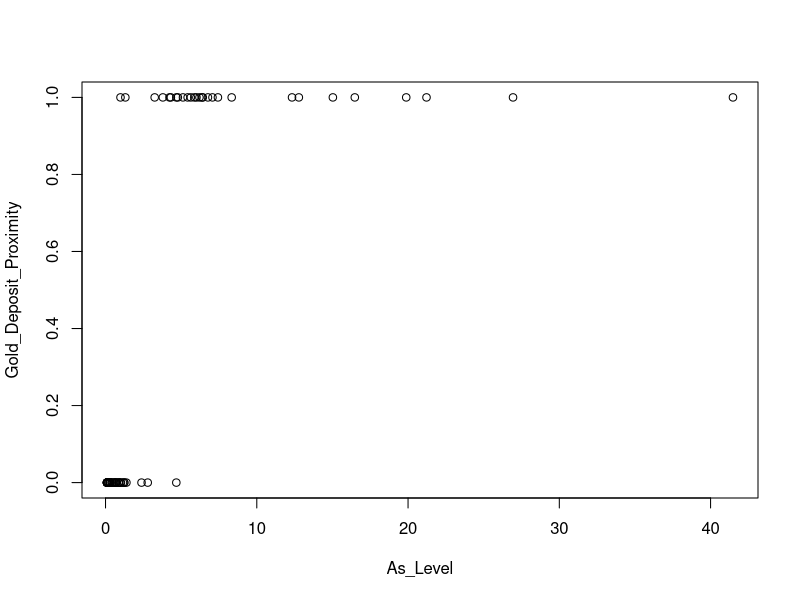
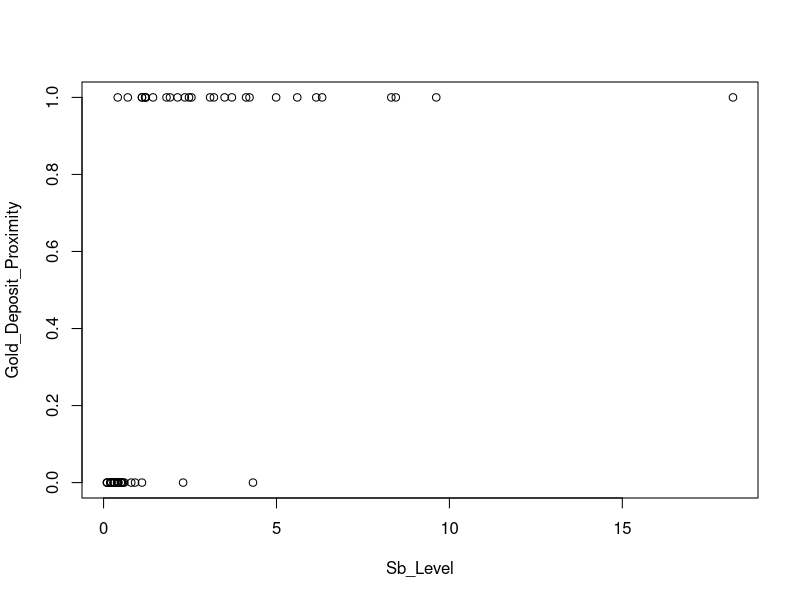
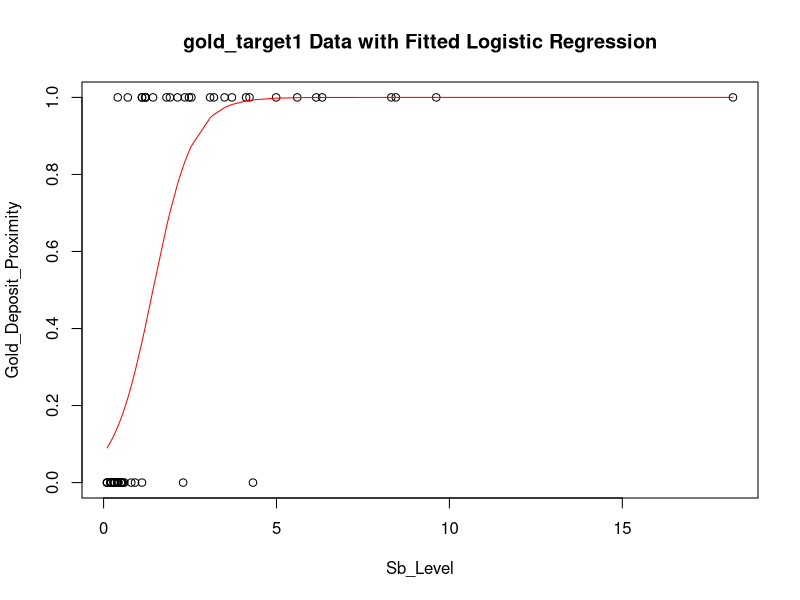

Generate these figures, in order, with R:

gold_target1 <- read.csv("./gold_target1.csv")
head(gold_target1)
#step0
names(gold_target1)
names(gold_target1)=c("As_Level","Sb_Level","Lineament_Proximity","Gold_Deposit_Proximity")
names(gold_target1)

#step1
#a
plot(Gold_Deposit_Proximity~As_Level,data=gold_target1)

#b
plot(Gold_Deposit_Proximity~Sb_Level,data=gold_target1)

#c
glm.out1=glm(gold_target1$Gold_Deposit_Proximity~gold_target1$Sb_Level,family = binomial(logit), data = gold_target1)
glm


#d
plot(Gold_Deposit_Proximity~Sb_Level, data = gold_target1) 
lines(gold_target1$Sb_Level, glm.out1$fitted, type="l",col="red")
title(main="gold_target1 Data with Fitted Logistic Regression")

#e
glm.out2=glm(cbind(gold_target1$As_Level,gold_target1$Sb_Level)~gold_target1$Gold_Deposit_Proximity,family = binomial(logit), data = gold_target1)

#f
summary(glm.out1)
summary(glm.out2)
